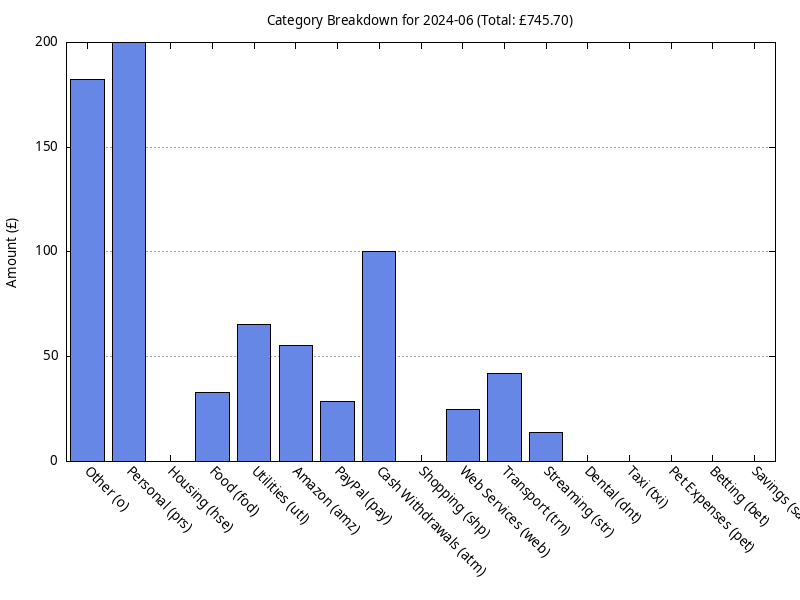

This figure's gnuplot source:
set terminal png size 800,600 enhanced font 'Verdana,10'
set output '/home/jdyer/source/repos/bank-buddy/tests/2024-06-30--bank-statement_report/bank-buddy-monthly-plots/plot-202406-breakdown.png'
set style data histogram
set style fill solid 0.8 border -1
set xtics rotate by -45
set key off
set title 'Category Breakdown for 2024-06 (Total: £745.70)'
set ylabel 'Amount (£)'
set yrange [0:*]
set grid y
set boxwidth 0.8 relative
plot '/home/jdyer/source/repos/bank-buddy/tests/2024-06-30--bank-statement_report/bank-buddy-monthly-plots/data-breakdown-202406.txt' using 2:xtic(1) with boxes lc rgb '#4169E1'
